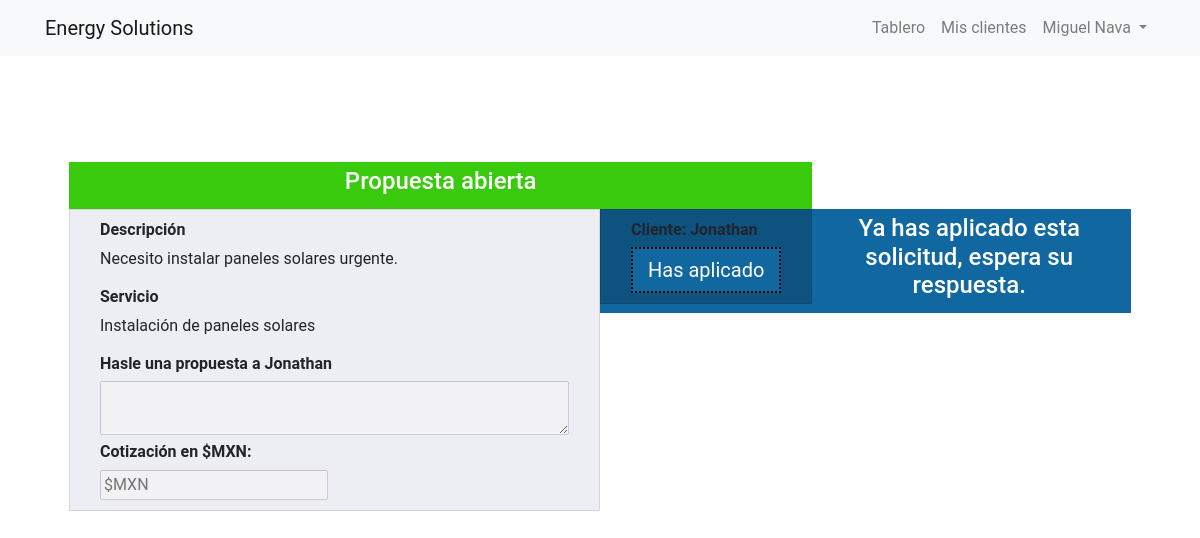
The page /rol/proveedor/masinfo.php?cl=3 (signed in) on the database its author committed.
### tables this page shows
CREATE TABLE `intereses` (
  `id` int(11) NOT NULL,
  `nombre` varchar(30) NOT NULL,
  `descripcion` text NOT NULL,
  `servicio` varchar(100) NOT NULL,
  `email` varchar(50) NOT NULL
);

### login/CRUD/class/Consultas.php (called while the page is built, shortened)
<?php
class Usuarios
{
    private static $instancia;
    private $dbh;
    private function __construct()
    {
        try {
            $this->dbh = new PDO('mysql:host=localhost;dbname=areaenergetica', 'root', 'pass1234');
            $this->dbh->exec("SET CHARACTER SET utf8");
            $this->dbh->setAttribute(PDO::ATTR_ERRMODE, PDO::ERRMODE_EXCEPTION);
            $this->dbh->setAttribute(PDO::ATTR_EMULATE_PREPARES, false);
        } catch (PDOException $e) {
            print "Error!: " . $e->getMessage();
            die();
        }
     }
    public static function singleton()
    {
        if (!isset(self::$instancia)) {
            self::$instancia = new $miclase;
        }
        return self::$instancia;
    }
    public function Read_a_datos_proveedor($email)
    {
        try {
            $query = $this->dbh->prepare("SELECT * FROM datos_usuario_proveedor WHERE email = ?");
            $query->bindParam(1, $email);
            $query->execute();
            return $query->fetchAll();
            $this->dbh = null;
        }catch (PDOException $e) {
            $e->getMessage();
        }
    }
    public function get_interese()
    {
        try {
            $query = $this->dbh->prepare("SELECT DISTINCT * FROM intereses" );
            $query->execute();
            return $query->fetchAll();
            $this->dbh = null;
        }catch (PDOException $e) {
            $e->getMessage();
        }
    }
    public function Lee_notificacion($email_Cliente, $email_proveedor, $id_solicitud)
    {
        try {
            $query = $this->dbh->prepare("SELECT estado_notificacion FROM notificaciones WHERE email_cliente = ? AND email_proveedor = ? AND id_solicitud = ?");
            $query->bindParam(1, $email_Cliente);
            $query->bindParam(2, $email_proveedor);
            $query->bindParam(3, $id_solicitud);
            $query->execute();
            return $query->fetchAll();
            $this->dbh = null;
        }catch (PDOException $e) {
            $e->getMessage();
        }
    }
}
?>

### rol/proveedor/masinfo.php (the view, shortened to what this page needs)
<?php
    $sesion = $_SESSION['usuario'];
    $email = $_SESSION['email'];
?>
<!DOCTYPE html>
<html lang="en">
<head>
    <link rel="stylesheet" href="../bootstrap4.5/css/bootstrap.min.css">
    <link rel="stylesheet" href="../bootstrap4.5/css/estilos.css">
</head>
<body>
<nav class="navbar navbar-expand-md navbar-light bg-light">
        <div class="container">
            <a href="#" class="navbar-brand">
            Energy Solutions</a>
            <div class="navbar-collapse" id="second-navbar">
                <ul class="navbar-nav ml-auto">
                    <li class="nav.item"><a class="nav-link" href="proveedor.php">Tablero</a></li>
                    <li class="nav.item"><a class="nav-link" href="clientes.php">Mis clientes</a></li>
                    <li class="nav-item dropdown">
                        <a href="#" class="nav-link dropdown-toggle" data-toggle="dropdown">
                        <?php echo $sesion ?>
                        </a>
                    </li>
                </ul>
            </div>
        </div>
    </nav>
    <?php
    require_once("../../login/CRUD/class/Consultas.php");
    $usuarios = Usuarios::singleton();
        $solicitud = $_GET['cl'];
        $data = $usuarios->get_interese();
        if(count($data)){
            foreach ($data as $fila) {
                if($fila['id'] == $solicitud){
                    $id_Cliente = $fila['id'];
                    $nombre=$fila['nombre'];
                    $descripcion=$fila['descripcion'];
                    $servicio = $fila['servicio'];
                    $email_Cliente = $fila['email'];
                    break;
                }
            }
        }
    ?>
    <section class="p-4 container">
        <div class="container masinfo pb-5">
            <div class="estado_propues">
                <h4>Propuesta abierta</h4>
            </div>
            <div class="info-cliente">
                <div class="info-cliente-des">
                    <h6>Descripción</h6>
                    <p><?php echo $descripcion;?></p>
                </div>
                <div class="info-cliente-servicio">
                    <h6>Servicio</h6>
                    <p><?php echo $servicio;?></p>
                </div>
                <div class="info-cliente-ofrece">
                    <h6>Hasle una propuesta a <?php echo $nombre;?></h5>
                    <form action="aplicar.php?cl=<?php echo $id_Cliente;?>" method="POST">
                        <textarea name="propuesta" method="POST" required id="text-area"></textarea>
                        <h6>Cotización en $MXN: </h6><input type="number" id="cotizacion" required  placeholder="$MXN" name="oferta">
                </div>
            </div>
            <div class="contacto-cliente mb-5">
                <div class="contacto-cliente-datos">
                        <h6>Cliente: <?php echo $nombre;?></h6>
                </div>
                <div class="contacto-cliente-boton">
                    <button id="boton-aplicar">Aplicar</button>
                </div>
            </div>
            <?php
                $estado = 0;
                $data = $usuarios->Lee_notificacion($email_Cliente, $email, $id_Cliente);
                if(count($data)){
                    foreach ($data as $fila) {
                        $estado = $fila['estado_notificacion'];
                    }
                }
                if($estado == 1){
                    ?>
                        <div class="solicitud-aplicada">
                            <h4>Ya has aplicado esta solicitud, espera su respuesta.</h4>
                        </div>
                    <?php
                }
            ?>
        </div>
    </section>
</body>
</html>

### rows shown on the page
intereses: descripcion "Necesito instalar paneles solares urgente.", servicio "Instalación de paneles solares", nombre "Jonathan"

### other values the page prints
$sesion "Miguel Nava"
